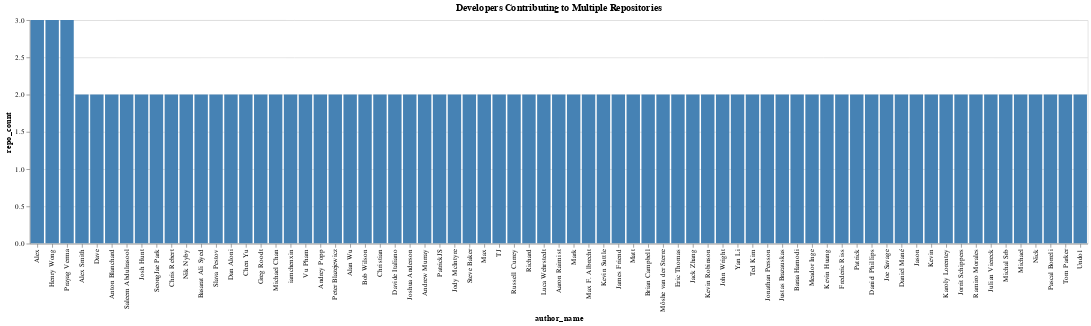

The notebook cell saved with this chart:
### Markdown cell above
# 3) Developers Contributing to Multiple Repositories

### Code cell
query = """
SELECT author.name as author_name, COUNT(DISTINCT repo_name) as repo_count
FROM `bruin-hiring.github_repos.sample_commits`
GROUP BY author_name
HAVING repo_count > 1
ORDER BY repo_count DESC;
"""
run_query_and_visualize(query, 'author_name', 'repo_count', chart_type='bar', title='Developers Contributing to Multiple Repositories')

### Figure 1 — Vega-Lite specification as saved in the notebook (floating-point values rounded to 4 significant figures)
{"config": {"view": {"continuousWidth": 300, "continuousHeight": 300}}, "data": {"name": "data-ec55a0a959fbba9e0164dd2be444e8bb"}, "mark": {"type": "bar"}, "encoding": {"color": {"condition": {"param": "param_9", "value": "steelblue"}, "value": "lightgray"}, "tooltip": [{"field": "author_name", "type": "nominal"}, {"field": "repo_count", "type": "quantitative"}], "x": {"field": "author_name", "sort": "-y", "type": "nominal"}, "y": {"field": "repo_count", "type": "quantitative"}}, "params": [{"name": "param_9", "select": {"type": "point", "fields": ["author_name"]}, "bind": "legend"}, {"name": "param_10", "select": {"type": "interval", "encodings": ["x", "y"]}, "bind": "scales"}], "title": "Developers Contributing to Multiple Repositories", "$schema": "https://vega.github.io/schema/vega-lite/v5.17.0.json", "datasets": {"data-ec55a0a959fbba9e0164dd2be444e8bb": [{"author_name": "Alex", "repo_count": 3}, {"author_name": "Henry Wong", "repo_count": 3}, {"author_name": "Prayag Verma", "repo_count": 3}, {"author_name": "Alex Smith", "repo_count": 2}, {"author_name": "Dave", "repo_count": 2}, {"author_name": "Anton Blanchard", "repo_count": 2}, {"author_name": "Saleem Abdulrasool", "repo_count": 2}, {"author_name": "Josh Hunt", "repo_count": 2}, {"author_name": "SeongJae Park", "repo_count": 2}, {"author_name": "Chris Rebert", "repo_count": 2}, {"author_name": "Nik Nyby", "repo_count": 2}, {"author_name": "Basarat Ali Syed", "repo_count": 2}, {"author_name": "Slava Pestov", "repo_count": 2}, {"author_name": "Dan Aloni", "repo_count": 2}, {"author_name": "Chen Yu", "repo_count": 2}, {"author_name": "Greg Roodt", "repo_count": 2}, {"author_name": "Michael Chan", "repo_count": 2}, {"author_name": "iamchenxin", "repo_count": 2}, {"author_name": "Vu Pham", "repo_count": 2}, {"author_name": "Andrey Popp", "repo_count": 2}, {"author_name": "Peter Blazejewicz", "repo_count": 2}, {"author_name": "Alan Wu", "repo_count": 2}, {"author_name": "Bob Wilson", "repo_count": 2}, {"author_name": "Christian", "repo_count": 2}, {"author_name": "Davide Italiano", "repo_count": 2}, {"author_name": "Joshua Anderson", "repo_count": 2}, {"author_name": "Andrew Murray", "repo_count": 2}, {"author_name": "PatrickJS", "repo_count": 2}, {"author_name": "Jody McIntyre", "repo_count": 2}, {"author_name": "Steve Baker", "repo_count": 2}, {"author_name": "Max", "repo_count": 2}, {"author_name": "TJ", "repo_count": 2}, {"author_name": "Russell Currey", "repo_count": 2}, {"author_name": "Richard", "repo_count": 2}, {"author_name": "Luca Wehrstedt", "repo_count": 2}, {"author_name": "Aaron Raimist", "repo_count": 2}, {"author_name": "Mark", "repo_count": 2}, {"author_name": "Max F. Albrecht", "repo_count": 2}, {"author_name": "Kevin Suttle", "repo_count": 2}, {"author_name": "James Friend", "repo_count": 2}, {"author_name": "Matt", "repo_count": 2}, {"author_name": "Brian Campbell", "repo_count": 2}, {"author_name": "Môshe van der Sterre", "repo_count": 2}, {"author_name": "Eric Thomas", "repo_count": 2}, {"author_name": "Jack Zhang", "repo_count": 2}, {"author_name": "Kevin Robinson", "repo_count": 2}, {"author_name": "John Wright", "repo_count": 2}, {"author_name": "Yan Li", "repo_count": 2}, {"author_name": "Ted Kim", "repo_count": 2}, {"author_name": "Jonathan Persson", "repo_count": 2}, {"author_name": "Justas Brazauskas", "repo_count": 2}, {"author_name": "Baraa Hamodi", "repo_count": 2}, {"author_name": "Meador Inge", "repo_count": 2}, {"author_name": "Kevin Huang", "repo_count": 2}, {"author_name": "Frederic Riss", "repo_count": 2}, {"author_name": "Patrick", "repo_count": 2}, {"author_name": "Daniel Phillips", "repo_count": 2}, {"author_name": "Joe Savage", "repo_count": 2}, {"author_name": "Daniel Mané", "repo_count": 2}, {"author_name": "Jason", "repo_count": 2}, {"author_name": "Kevin", "repo_count": 2}, {"author_name": "Karoly Lorentey", "repo_count": 2}, {"author_name": "Jorrit Schippers", "repo_count": 2}, {"author_name": "Ramiro Morales", "repo_count": 2}, {"author_name": "Julian Viereck", "repo_count": 2}, {"author_name": "Michal Srb", "repo_count": 2}, {"author_name": "Michael", "repo_count": 2}, {"author_name": "Nick", "repo_count": 2}, {"author_name": "Pascal Borreli", "repo_count": 2}, {"author_name": "Tom Parker", "repo_count": 2}, {"author_name": "Undo1", "repo_count": 2}]}}
